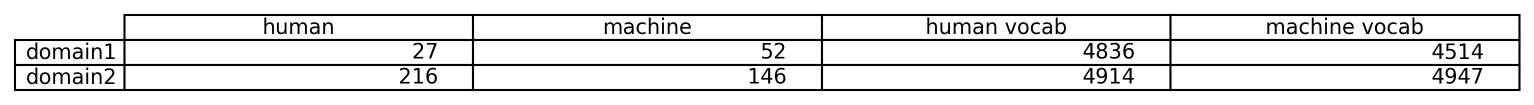
#> input picture academic-projects/text-classification/ai-human-text-classification/EDA/EDA.png, 3068 x 210 px (shown at 1/2 size)
$ python -i segmentation.py   (imports and definitions only)
#> lines starting #> are read from the running program, lines starting #| are printed output that depends on the picture; after the words box and inside, x2 and y2 are one past the last pixel; in counts of white or black regions, pixels touching at a corner belong together
#> further down, picture is the input picture: shape (210, 3068, 3); min 0, max 255, mean 227.2
import matplotlib.pyplot as plt
import numpy as np
import cv2
import histogram as hist

# import imutils

from scipy import ndimage
from skimage.segmentation import felzenszwalb, slic, quickshift
from skimage.segmentation import mark_boundaries
from skimage.feature import canny
from skimage.filters import sobel
from skimage.segmentation import watershed
from skimage.segmentation import morphological_geodesic_active_contour as morphocontour
from skimage.morphology import binary_closing
from skimage.filters import rank
from skimage.morphology import disk
from skimage import graph
from skimage.segmentation import clear_border
from skimage import exposure, restoration, img_as_float, morphology
from skimage.feature import peak_local_max
from skimage.restoration import estimate_sigma, denoise_nl_means
from myutils import imresize
from scipy.stats import mode
from timeit import default_timer as timer


# [30 lines left out: functions segmenta_test, border_remove, border_detection, not called in this run]


def region_based_segmentation(img):
    # img = border_remove(img)

    markers = np.zeros_like(img)

    markers[img <= 50] = 1
    markers[img > 150] = 2

    elevation_map = sobel(img)
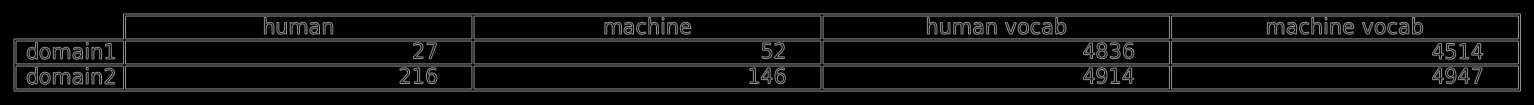
#> elevation_map: shape (210, 3068, 3) float64 (shown at 1/2 size); min 0, max 0.626, mean 0.0619
    segmentation = watershed(elevation_map, markers, compactness=0.001)
#> segmentation: shape (210, 3068, 3); values 1 (black) and 2 (white), 89.5% white; 79 black regions (2 under 20 px), largest, box (x1, y1, x2, y2) and area: (28, 28, 3041, 182) 50460, (580, 45, 614, 68) 327, (1210, 45, 1243, 68) 327
    segmentation = ndimage.binary_fill_holes(segmentation - 1)
    segmentos, _ = ndimage.label(segmentation)
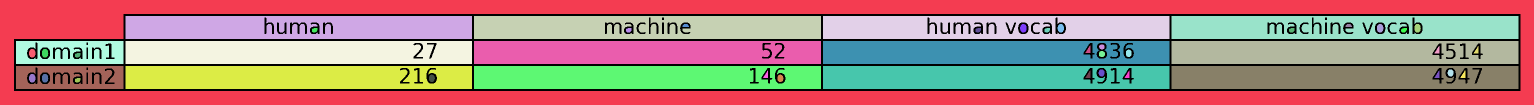
#> segmentos: shape (210, 3068, 3) int32 (shown at 1/2 size); 49 distinct labels, from 0 to 48; one colour per label, 0 black

    print("Watershed Segmentation for no giants")
    plt.figure("Watershed Segmentation for no giants", figsize=(10, 8))
#> (the run stopped early here; a loop or call above may not have finished)
